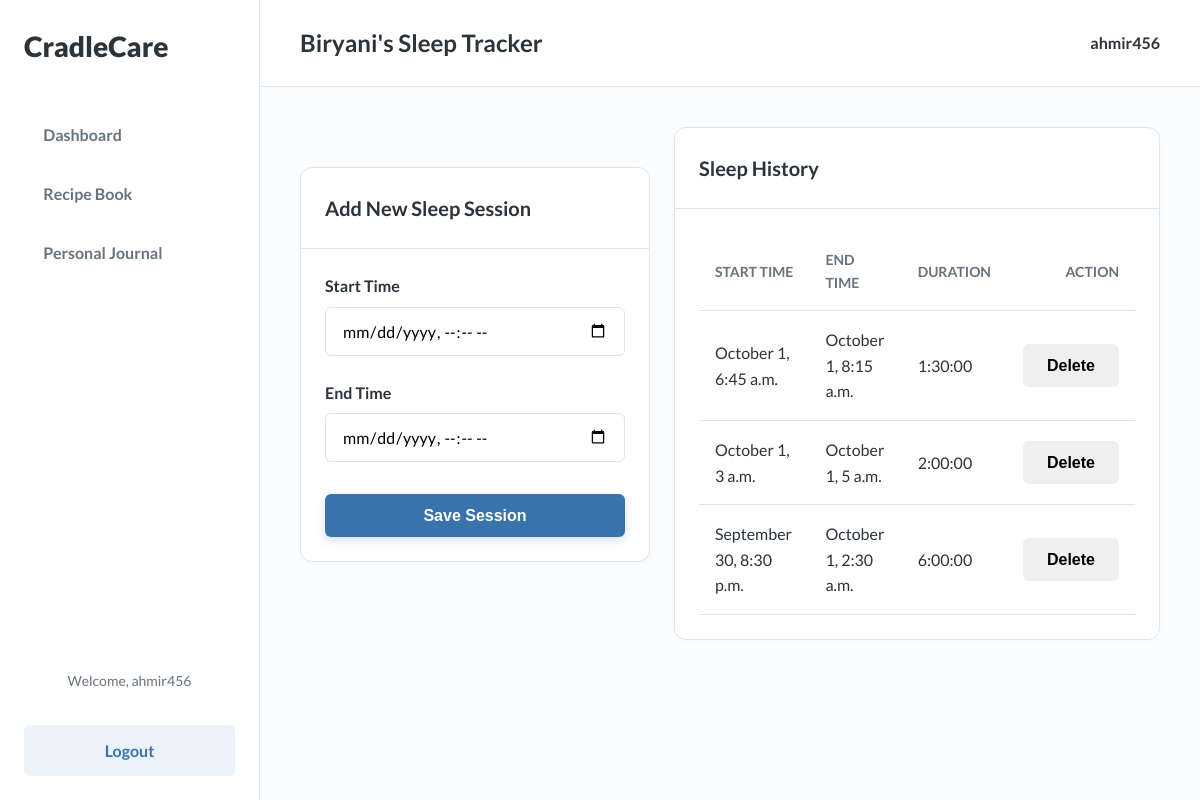
/baby/2/sleep/ (signed in), run on the app's committed database.
### tracker/models.py (models this page shows, shortened)
class Baby(models.Model):
    user = models.ForeignKey(User, on_delete=models.CASCADE)
    name = models.CharField(max_length=100)
    dob = models.DateField(verbose_name="Date of Birth")
    GENDER_CHOICES = [('Boy', 'Boy'), ('Girl', 'Girl')]
    gender = models.CharField(max_length=10, choices=GENDER_CHOICES)

class SleepLog(models.Model):
    baby = models.ForeignKey(Baby, on_delete=models.CASCADE, related_name='sleep_logs')
    start_time = models.DateTimeField()
    end_time = models.DateTimeField()
    @property
    def duration(self):
        if self.end_time and self.start_time:
            return self.end_time - self.start_time
        return None

### tracker/views.py (the view)
# urls.py: path('baby/<int:baby_id>/sleep/', views.sleep_tracker, name='sleep_tracker'),
@login_required
def sleep_tracker(request, baby_id):
    baby = get_object_or_404(Baby, id=baby_id, user=request.user)
    if request.method == 'POST':
        form = SleepLogForm(request.POST)
        if form.is_valid():
            log = form.save(commit=False)
            log.baby = baby
            log.save()
            messages.success(request, 'Sleep session has been added successfully.')
            return redirect('sleep_tracker', baby_id=baby.id)
    else:
        form = SleepLogForm()
    logs = SleepLog.objects.filter(baby=baby).order_by('-start_time')
    context = {'baby': baby, 'form': form, 'logs': logs}
    return render(request, 'tracker/sleep_tracker.html', context)

### tracker/forms.py
class SleepLogForm(forms.ModelForm):
    class Meta:
        model = SleepLog
        fields = ['start_time', 'end_time']
        widgets = {
            'start_time': forms.DateTimeInput(attrs={'type': 'datetime-local'}),
            'end_time': forms.DateTimeInput(attrs={'type': 'datetime-local'}),
        }

### templates/tracker/sleep_tracker.html (shortened to what this page needs)
{% extends "base.html" %}
{% block page_title %}{{ baby.name }}'s Sleep Tracker{% endblock %}
{% block content %}
<div class="tracker-top-row">
    <div class="card form-card">
        <div class="card__header">
            <h3 class="card__title">Add New Sleep Session</h3>
        </div>
        <div class="card__content">
            <form method="post" class="form-layout">
                <div class="form-group">
                    <label for="{{ form.start_time.id_for_label }}" class="form-label">Start Time</label>
                    <input type="datetime-local" name="start_time" id="{{ form.start_time.id_for_label }}" class="form-input" required>
                </div>
                <div class="form-group">
                    <label for="{{ form.end_time.id_for_label }}" class="form-label">End Time</label>
                    <input type="datetime-local" name="end_time" id="{{ form.end_time.id_for_label }}" class="form-input" required>
                </div>
                <div class="form-group" style="margin-top: 2rem;">
                    <button type="submit" class="btn btn--primary btn--block">Save Session</button>
                </div>
            </form>
        </div>
    </div>
    <div class="card data-card">
        <div class="card__header">
            <h3 class="card__title">Sleep History</h3>
        </div>
        <div class="card__content">
            {% if logs %}
                <table class="table">
                    <thead>
                        <tr>
                            <th>Start Time</th>
                            <th>End Time</th>
                            <th>Duration</th>
                            <th style="text-align: right;">Action</th>
                        </tr>
                    </thead>
                    <tbody>
                        {% for log in logs %}
                        <tr>
                            <td>{{ log.start_time|date:"F j, P" }}</td>
                            <td>{{ log.end_time|date:"F j, P" }}</td>
                            <td>{{ log.duration }}</td>
                            <td style="text-align: right;">
                                <form method="get" action="{% url 'delete_sleep_log' log.id %}" style="margin:0;">
                                    <button type="submit" class="btn btn--danger">Delete</button>
                                </form>
                            </td>
                        </tr>
                        {% endfor %}
                    </tbody>
                </table>
            {% else %}
                <p class="text-secondary">No sleep sessions have been added yet.</p>
            {% endif %}
        </div>
    </div>
</div>
{% endblock %}

### templates/base.html (shortened to what this page needs)
{% load static %}
<!DOCTYPE html>
<html lang="en">
<head>
    <link rel="stylesheet" href="{% static 'css/main.css' %}">
</head>
<body>
    <div class="app-container">
        <aside class="sidebar">
            <div class="sidebar__header">
                <a href="{% url 'dashboard' %}" class="sidebar__logo">CradleCare</a>
            </div>
            <nav class="sidebar__nav">
                <ul>
                    <li><a href="{% url 'dashboard' %}">Dashboard</a></li>
                    <li><a href="{% url 'recipe_book' %}">Recipe Book</a></li>
                    <li><a href="{% url 'personal_journal' %}">Personal Journal</a></li>
                </ul>
            </nav>
            <div class="sidebar__footer">
                {% if user.is_authenticated %}
                     <span class="sidebar__user">Welcome, {{ user.username }}</span>
                    <a href="{% url 'logout' %}" class="btn btn--secondary btn--block" style="margin-top: 1rem;">Logout</a>
                {% else %}
                    <a href="{% url 'login' %}" class="btn btn--primary btn--block">Login</a>
                {% endif %}
            </div>
        </aside>
        <main class="main-content">
            <header class="main-header">
                <h2>{% block page_title %}Welcome{% endblock %}</h2>
                {% if user.is_authenticated %}
                    <div class="user-profile">
                        <span>{{ user.username }}</span>
                    </div>
                {% endif %}
            </header>
            <div class="content-wrapper">
                {% block content %}{% endblock %}
            </div>
        </main>
    </div>
</body>
</html>

### static/css/main.css (style rules this page uses)
:root { --primary-hue: 210; --secondary-hue: 280; --primary-color: hsl(var(--primary-hue), 50%, 45%); --primary-light: hsl(var(--primary-hue), 55%, 95%); --background-color: hsl(var(--primary-hue), 60%, 99%); --sidebar-bg: hsl(0, 0%, 100%); --card-bg: hsl(0, 0%, 100%); --text-primary: hsl(var(--primary-hue), 15%, 20%); --text-secondary: hsl(var(--primary-hue), 10%, 45%); --text-on-primary: hsl(0, 0%, 100%); --border-color: hsl(var(--primary-hue), 30%, 90%); --shadow-color: hsl(var(--primary-hue), 40%, 80%, 0.5); --danger-color: hsl(0, 72%, 51%); --border-radius-sm: 0.375rem; --border-radius-md: 0.75rem; --font-family-base: 'Lato', sans-serif; }
*, *::before, *::after { box-sizing: border-box; margin: 0; padding: 0; }
body { font-family: var(--font-family-base); background-color: var(--background-color); color: var(--text-primary); line-height: 1.6; }
a { color: var(--primary-color); text-decoration: none; transition: color 0.2s; }
ul { list-style: none; }
.app-container { display: flex; min-height: 100vh; }
.sidebar { width: 260px; background-color: var(--sidebar-bg); border-right: 1px solid var(--border-color); display: flex; flex-direction: column; padding: 1.5rem; flex-shrink: 0; position: fixed; height: 100%; }
.main-content { margin-left: 260px; flex-grow: 1; display: flex; flex-direction: column; width: calc(100% - 260px); }
.sidebar__header { margin-bottom: 2.5rem; }
.sidebar__logo { font-size: 1.75rem; font-weight: 900; color: var(--text-primary); text-align: center; text-decoration: none; }
.sidebar__nav ul li { margin-bottom: 0.5rem; }
.sidebar__nav a { display: block; padding: 0.8rem 1.2rem; border-radius: var(--border-radius-sm); font-weight: 700; color: var(--text-secondary); transition: all 0.2s ease-in-out; }
.sidebar__footer { margin-top: auto; text-align: center; }
.sidebar__user { display: block; margin-bottom: 1rem; font-size: 0.875rem; color: var(--text-secondary); }
.main-header { display: flex; justify-content: space-between; align-items: center; padding: 1.5rem 2.5rem; background-color: var(--card-bg); border-bottom: 1px solid var(--border-color); flex-shrink: 0; }
.main-header h2 { font-size: 1.5rem; font-weight: 700; }
.user-profile { font-weight: 700; }
.content-wrapper { padding: 2.5rem; overflow-y: auto; flex-grow: 1; }
.btn { display: inline-flex; align-items: center; justify-content: center; border-radius: var(--border-radius-sm); font-size: 1rem; font-weight: 700; padding: 0.8rem 1.5rem; border: none; cursor: pointer; transition: all 0.2s ease-in-out; text-decoration: none; }
.btn--primary { background-color: var(--primary-color); color: var(--text-on-primary); box-shadow: 0 4px 10px hsla(var(--primary-hue), 50%, 45%, 0.2); }
.btn--secondary { background-color: var(--primary-light); color: var(--primary-color); }
.btn--block { width: 100%; }
.card { background-color: var(--card-bg); border: 1px solid var(--border-color); border-radius: var(--border-radius-md); box-shadow: 0 2px 8px rgba(0,0,0,0.02); }
.card__header { padding: 1.5rem; border-bottom: 1px solid var(--border-color); }
.card__title { font-size: 1.25rem; font-weight: 700; margin: 0; }
.card__content { padding: 1.5rem; }
.form-layout .form-group:not(:last-child) { margin-bottom: 1.5rem; }
.form-label { display: block; font-weight: 700; margin-bottom: 0.5rem; color: var(--text-primary); }
.form-input, select { width: 100%; padding: 0.8rem 1rem; border: 1px solid var(--border-color); border-radius: var(--border-radius-sm); background-color: #fff; font-size: 1rem; font-family: var(--font-family-base); transition: border-color 0.2s, box-shadow 0.2s; }
.table { width: 100%; border-collapse: collapse; }
.table th, .table td { padding: 1rem; text-align: left; border-bottom: 1px solid var(--border-color); }
.table th { font-weight: 700; color: var(--text-secondary); font-size: 0.875rem; text-transform: uppercase; }
.tracker-top-row { display: grid; grid-template-columns: 350px 1fr; gap: 1.5rem; align-items: flex-start; }
.form-card { position: sticky; top: 2.5rem; }

### data on the page
Baby: name "Biryani"
SleepLog: start_time "October 1, 6:45 a.m.", end_time "October 1, 8:15 a.m.", duration "1:30:00"
SleepLog: start_time "October 1, 3 a.m.", end_time "October 1, 5 a.m.", duration "2:00:00"
SleepLog: start_time "September 30, 8:30 p.m.", end_time "October 1, 2:30 a.m.", duration "6:00:00"

### other printed values
{{ user.username }} "ahmir456"
